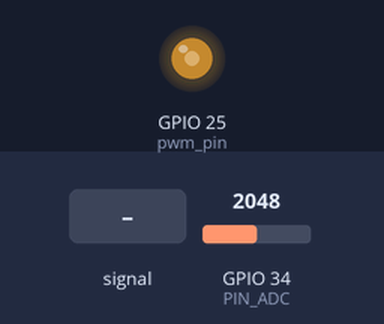
The program below on a simulated ESP32 board running MicroPython. Parts: output pins drawn as LEDs (lit = HIGH). The inputs (shaded band) are chosen by the test bench; at power-on: GPIO 34 (PIN_ADC) = 2048 (analog values on the 0–4095 scale). What the program prints to the serial console is not drawn.

Above: at 1.2 s.
1.3 s: GPIO 34 (PIN_ADC) fed a 200 Hz sine of ±327 counts around its level
Timing chart, 0 to 2.8 s (numbered marks = the images above; inputs shaded):
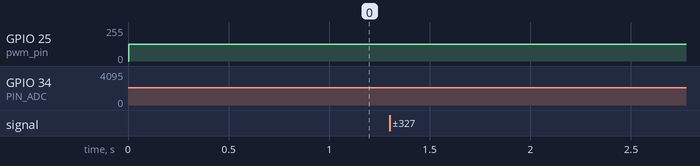

The program:

main.py
```python
# ============================================================
# PROCESADOR DE AUDIO PARA GUITARRA - ESP32
# ============================================================

from machine import Timer
import time
import audio_io
import effects
import config

# Buffer para análisis
audio_buffer = [0] * config.BUFFER_SIZE
buffer_index = 0

# Configuración de efectos (cambiar a True para activar)
ENABLE_OVERDRIVE = False
ENABLE_DELAY = False

def audio_callback(timer):
    """Función que se ejecuta a la frecuencia de muestreo"""
    global buffer_index

    # 1. Leer guitarra
    guitar_sample = audio_io.adc_read()

    # 2. Aplicar efectos
    processed_sample = effects.process_audio(
        guitar_sample,
        ENABLE_OVERDRIVE,
        ENABLE_DELAY
    )

    # 3. Convertir y enviar a PWM
    sample_8bit = audio_io.sample_to_8bit(processed_sample)
    audio_io.pwm_write(sample_8bit)

    # 4. Guardar en buffer para análisis
    audio_buffer[buffer_index] = processed_sample
    buffer_index = (buffer_index + 1) % config.BUFFER_SIZE

def setup():
    """Configuración inicial del sistema"""
    print("=== Procesador de Audio Casero con ESP32 ===")
    print(f"Tasa de muestreo: {config.SAMPLE_RATE_HZ} Hz")
    print(f"Frecuencia PWM: {config.PWM_FREQUENCY} Hz")
    print(f"Pines: ADC={config.PIN_ADC}, PWM={config.PIN_PWM}")
    print()

    # Mostrar estado de efectos
    effects_active = []
    if ENABLE_OVERDRIVE:
        effects_active.append("Overdrive")
    if ENABLE_DELAY:
        effects_active.append("Delay")

    if effects_active:
        print(f"Efectos activados: {', '.join(effects_active)}")
    else:
        print("Efectos activados: Ninguno (pase directo)")

    print("🎸 ¡Toca tu guitarra! Deberías escuchar tu señal procesada.")
    print()

    # Configurar timer para muestreo en tiempo real
    timer = Timer(0)
    timer.init(freq=config.SAMPLE_RATE_HZ, mode=Timer.PERIODIC, callback=audio_callback)

    return timer

def main():
    """Programa principal"""
    timer = setup()

    try:
        while True:
            # Mostrar nivel de entrada (útil para debug)
            if audio_buffer:
                max_level = max(audio_buffer)
                bars = int(max_level / 100)
                print(f"Nivel: {'█' * bars}{'░' * (40 - bars)}", end="\r")
            time.sleep_ms(100)

    except KeyboardInterrupt:
        print("\n\nDeteniendo procesador de audio...")
        timer.deinit()
        print("Sistema detenido.")

if __name__ == "__main__":
    main()
```

audio_io.py
```python
# ============================================================
# MANEJO DE ENTRADA/SALIDA DE AUDIO
# ============================================================

from machine import Pin, ADC, PWM
from config import *

# Inicialización de ADC
adc = ADC(Pin(PIN_ADC))
adc.atten(getattr(ADC, f'ATTN_{ADC_ATTENUATION}DB'))
adc.width(getattr(ADC, f'WIDTH_{ADC_WIDTH}BIT'))

# Inicialización de PWM
pwm_pin = PWM(Pin(PIN_PWM))
pwm_pin.freq(PWM_FREQUENCY)
pwm_pin.duty(0)

def adc_read():
    """Lee el ADC y retorna valor configurado"""
    return adc.read()

def pwm_write(value_8bit):
    """Escribe un valor de 8 bits (0-255) al PWM"""
    duty = int(value_8bit * PWM_DUTY_RANGE / 255)
    pwm_pin.duty(duty)

def sample_to_8bit(sample_adc):
    """Convierte muestra del ADC a 8 bits para PWM"""
    return int(sample_adc * 255 / (2**ADC_WIDTH - 1))
```

effects.py
```python
# ============================================================
# EFECTOS DE AUDIO
# ============================================================

from config import *

# Buffers para efectos
delay_buffer = [0] * DELAY_BUFFER_SIZE
delay_index = 0

def hard_clip(sample):
    """Efecto de overdrive simple (hard clipping)"""
    amplified = int(sample * OVERDRIVE_GAIN)
    if amplified > OVERDRIVE_THRESHOLD:
        return OVERDRIVE_THRESHOLD
    elif amplified < 0:
        return 0
    return amplified

def delay_effect(sample):
    """Efecto de delay simple"""
    global delay_index
    delayed = delay_buffer[delay_index]
    delay_buffer[delay_index] = sample
    delay_index = (delay_index + 1) % len(delay_buffer)
    return int(sample * (1 - DELAY_AMOUNT) + delayed * DELAY_AMOUNT)

def process_audio(sample, enable_overdrive=False, enable_delay=False):
    """
    Aplica efectos a la muestra de audio
    """
    if enable_overdrive:
        sample = hard_clip(sample)

    if enable_delay:
        sample = delay_effect(sample)

    return sample
```

config.py
```python
# ============================================================
# CONFIGURACIÓN DEL SISTEMA DE AUDIO
# ============================================================

# Pines de hardware
PIN_ADC = 34          # GPIO para entrada de guitarra (ADC1_CH6)
PIN_PWM = 25          # GPIO para salida PWM

# Configuración ADC
ADC_ATTENUATION = 11  # 11DB para rango 0-3.6V
ADC_WIDTH = 12        # Resolución 12 bits (0-4095)

# Configuración PWM
PWM_FREQUENCY = 78000  # Frecuencia PWM ~78 kHz
PWM_DUTY_RANGE = 1023 # Rango duty cycle (10 bits)

# Configuración de muestreo
SAMPLE_RATE_HZ = 20000
SAMPLE_PERIOD_US = int(1000000 / SAMPLE_RATE_HZ)

# Buffers
BUFFER_SIZE = 256
DELAY_BUFFER_SIZE = 1000

# Parámetros de efectos (ajustables)
OVERDRIVE_GAIN = 2.0
OVERDRIVE_THRESHOLD = 3000
DELAY_AMOUNT = 0.3     # Mezcla de delay (0 a 1)
```
